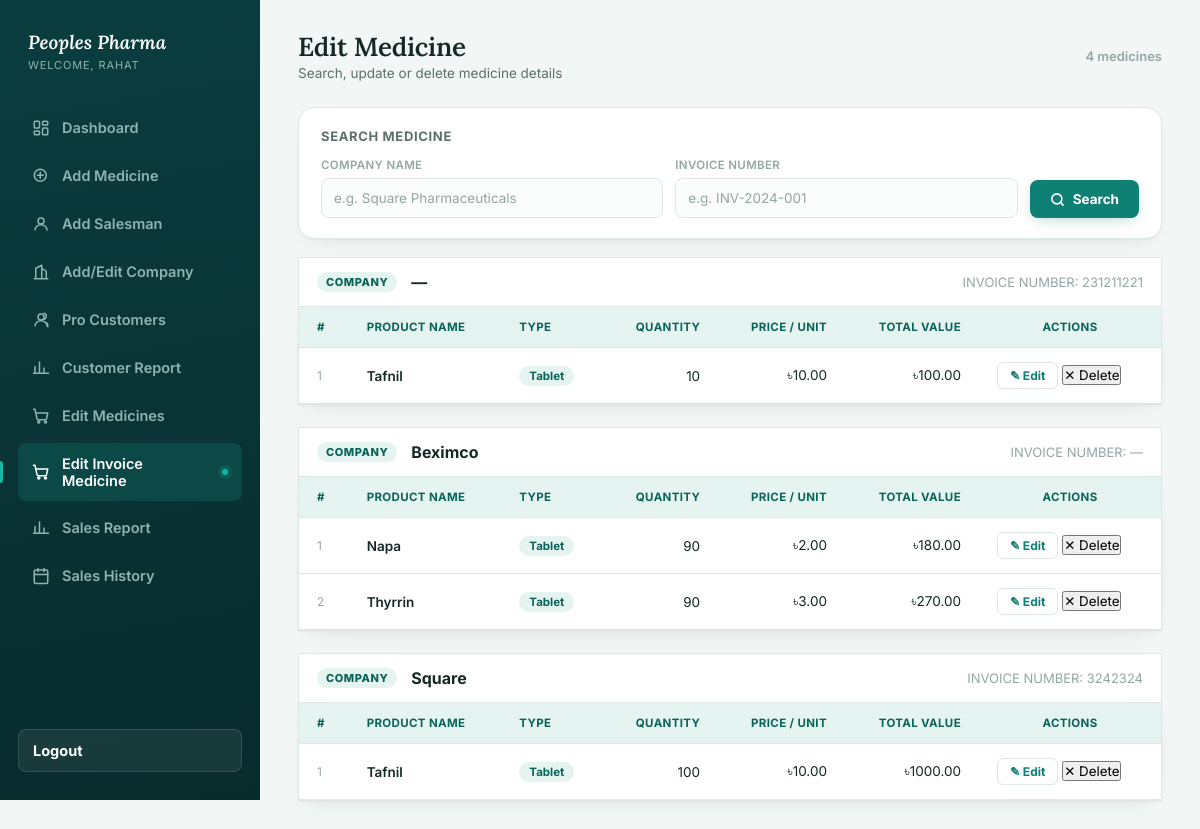
Page /edit-invoice-medicine/ (signed in) on the committed database.
### pharmacy/models.py (models this page shows, shortened)
class Purchase(models.Model):
    medicine = models.ForeignKey(
            Medicine,
            on_delete= models.CASCADE,
            related_name='purchases'
    )
    company = models.CharField(max_length=150,blank=True)
    quantity = models.PositiveIntegerField()
    price_per_unit = models.DecimalField(max_digits=10, decimal_places=2)
    total_cost = models.DecimalField(max_digits=10, decimal_places=2)
    total_dis_price = models.DecimalField(max_digits=10,decimal_places=2,default=0.00)
    purchased_at = models.DateTimeField(default=timezone.now)
    invoice_number = models.CharField(
        max_length=150,
        blank=True,
        default=''
    )
    added_by = models.ForeignKey(
                User,
                on_delete=models.CASCADE,
                related_name='purchases'
    )

class Medicine(models.Model):
    name = models.CharField(max_length=150)
    company = models.CharField(max_length=150)
    product_type = models.CharField(max_length=50)
    quantity = models.PositiveBigIntegerField()
    price_per_unit = models.DecimalField(max_digits=10,decimal_places=2)
    total_price = models.DecimalField(max_digits=10,decimal_places=2)
    total_dis_price = models.DecimalField(max_digits=10,decimal_places=2,default=0.00)

### pharmacy/views.py (the view)
# urls.py: path('edit-invoice-medicine/', views.edit_invoice_medicine, name='edit_invoice_medicine'),
@login_required
def edit_invoice_medicine(request):
    invoice_groups, total_count, company_query, invoice_query = _build_invoice_groups(request)
    return render(request,'pharmacy/edit-invoice-medicine.html',{
        'invoice_groups': invoice_groups,
        'total_purchases': total_count,
        'company_query': company_query,
        'invoice_query': invoice_query,
    })

### pharmacy/views.py (called while the page is built)
def _build_invoice_groups(request):
    company_query = request.GET.get('company', '').strip()
    invoice_query = request.GET.get('invoice', '').strip()
    purchases = Purchase.objects.select_related('medicine').all()
    if company_query:
        purchases = purchases.filter(company__icontains=company_query)
    if invoice_query:
        purchases = purchases.filter(invoice_number__icontains=invoice_query)
    purchases = purchases.order_by('company', 'invoice_number')
    invoice_groups = []
    for (company, invoice_number), items in groupby(
        purchases, key=lambda p: (p.company, p.invoice_number)
    ):
        invoice_groups.append({
            'company': company,
            'invoice_number': invoice_number,
            'items': list(items),
        })
    return invoice_groups, purchases.count(), company_query, invoice_query

### pharmacy/templates/pharmacy/edit-invoice-medicine.html (shortened to what this page needs)
{% load static %}
<!DOCTYPE html>
<html lang="en">
<head>
<link rel="stylesheet" href="{% static 'Style/add_medicine.css' %}">
</head>
<body>
<div class="app">
  <aside class="sidebar">
    <div class="brand">
      <div class="brand__text">
        <h1>Peoples Pharma</h1>
        <span>Welcome, {{ request.user.username }}</span>
      </div>
    </div>
    <ul class="nav">
      <li><a href="{% url 'pharmacy:dashboard' %}" class="nav__link">
        Dashboard
      </a></li>
      <li><a href="{% url 'pharmacy:add_medicine' %}" class="nav__link">
        <svg viewBox="0 0 24 24" width="20" height="20" fill="none" stroke="currentColor" stroke-width="2" stroke-linecap="round" stroke-linejoin="round"><circle cx="11" cy="11" r="8"/><path d="M11 7v8M7 11h8"/><path d="M21 21l-3.5-3.5" stroke-opacity="0"/></svg>
        Add Medicine
      </a></li>
      <li><a href="{% url 'pharmacy:add_salesman' %}" class="nav__link">
        <svg viewBox="0 0 24 24" width="20" height="20" fill="none" stroke="currentColor" stroke-width="2" stroke-linecap="round" stroke-linejoin="round"><circle cx="12" cy="8" r="4"/><path d="M4 20c0-4 3.6-7 8-7s8 3 8 7"/></svg>
        Add Salesman
      </a></li>
      <li><a href="{% url 'pharmacy:add_edit_company' %}" class="nav__link">
        <svg viewBox="0 0 24 24" width="20" height="20" fill="none" stroke="currentColor" stroke-width="2" stroke-linecap="round" stroke-linejoin="round"><path d="M3 21h18M5 21V7l8-4v18M19 21V11l-6-4"/></svg>
        Add/Edit Company
      </a></li>
      <li><a href="{% url 'pharmacy:pro_customer' %}" class="nav__link">
        <svg viewBox="0 0 24 24" width="20" height="20" fill="none" stroke="currentColor" stroke-width="2" stroke-linecap="round" stroke-linejoin="round"><circle cx="12" cy="8" r="4"/><path d="M4 20c0-4 3.6-7 8-7s8 3 8 7"/><path d="M16 3.13a4 4 0 0 1 0 7.75"/><path d="M21 21v-2a4 4 0 0 0-3-3.85"/></svg>
        Pro Customers
      </a></li>
      <li><a href="{% url 'pharmacy:pro_customer_report' %}" class="nav__link">
        <svg viewBox="0 0 24 24" width="20" height="20" fill="none" stroke="currentColor" stroke-width="2" stroke-linecap="round" stroke-linejoin="round"><path d="M4 19V10M10 19V4M16 19v-7M22 19H2"/></svg>
        Customer Report
      </a></li>
      <li><a href="{% url 'pharmacy:edit_medicine' %}" class="nav__link">
        <svg viewBox="0 0 24 24" width="20" height="20" fill="none" stroke="currentColor" stroke-width="2" stroke-linecap="round" stroke-linejoin="round"><circle cx="9" cy="20" r="1.4"/><circle cx="18" cy="20" r="1.4"/><path d="M2 3h2l2.6 12.3a2 2 0 0 0 2 1.7h8.8a2 2 0 0 0 2-1.6L21 8H6"/></svg>
        Edit Medicines
      </a></li>
      <li><a href="{% url 'pharmacy:edit_invoice_medicine' %}" class="nav__link is-active">
        <svg viewBox="0 0 24 24" width="20" height="20" fill="none" stroke="currentColor" stroke-width="2" stroke-linecap="round" stroke-linejoin="round"><circle cx="9" cy="20" r="1.4"/><circle cx="18" cy="20" r="1.4"/><path d="M2 3h2l2.6 12.3a2 2 0 0 0 2 1.7h8.8a2 2 0 0 0 2-1.6L21 8H6"/></svg>
        Edit Invoice Medicine
        <span class="nav__pulse"></span>
      </a></li>
      <li><a href="{% url 'pharmacy:sales_report' %}" class="nav__link">
        <svg viewBox="0 0 24 24" width="20" height="20" fill="none" stroke="currentColor" stroke-width="2" stroke-linecap="round" stroke-linejoin="round"><path d="M4 19V10M10 19V4M16 19v-7M22 19H2"/></svg>
        Sales Report
      </a></li>
      <li><a href="{% url 'pharmacy:sales_history' %}" class="nav__link">
        <svg viewBox="0 0 24 24" width="20" height="20" fill="none" stroke="currentColor" stroke-width="2" stroke-linecap="round" stroke-linejoin="round"><rect x="3" y="4" width="18" height="18" rx="2" ry="2"/><line x1="16" y1="2" x2="16" y2="6"/><line x1="8" y1="2" x2="8" y2="6"/><line x1="3" y1="10" x2="21" y2="10"/></svg>
        Sales History
      </a></li>
    </ul>
    <div class="sidebar__spacer"></div>
    <a href="{% url 'pharmacy:logout' %}" class="nav__logout">Logout</a>
  </aside>
  <main class="main">
    <div class="topbar">
      <div>
        <h2>Edit Medicine</h2>
        <p>Search, update or delete medicine details</p>
      </div>
      <span style="font-size:13px; color:var(--ink-faint); font-weight:600;">
        {{ total_purchases }} medicine{{ total_purchases|pluralize }}
      </span>
    </div>
    <form method="get" action="{% url 'pharmacy:edit_invoice_medicine' %}">
      <section class="form-card" style="margin-bottom:18px;">
        <div class="form-card__title">Search Medicine</div>
        <div style="display:grid; grid-template-columns:1fr 1fr auto; gap:12px; align-items:end;">
          <div class="field">
            <label for="company">Company Name</label>
            <input type="text" id="company" name="company" placeholder="e.g. Square Pharmaceuticals" value="{{ company_query }}" autocomplete="off">
          </div>
          <div class="field">
            <label for="invoice">Invoice Number</label>
            <input type="text" id="invoice" name="invoice" placeholder="e.g. INV-2024-001" value="{{ invoice_query }}" autocomplete="off">
          </div>
          <button type="submit" class="btn-add">
            <svg viewBox="0 0 24 24" width="15" height="15" fill="none" stroke="currentColor" stroke-width="2.5" stroke-linecap="round" stroke-linejoin="round"><circle cx="11" cy="11" r="8"/><path d="m21 21-4.35-4.35"/></svg>
            Search
          </button>
        </div>
      </section>
    </form>
    {% for group in invoice_groups %}
    <div class="invoice-block">
      <div class="invoice-block__header">
        <span class="invoice-tag">COMPANY</span>
        <span class="invoice-company">{{ group.company|default:"—" }}</span>
        <span class="invoice-number">INVOICE NUMBER: {{ group.invoice_number|default:"—" }}</span>
      </div>
      <section class="table-card">
        <table>
          <thead>
            <tr>
              <th>#</th>
              <th>Product Name</th>
              <th>Type</th>
              <th class="num">Quantity</th>
              <th class="num">Price / Unit</th>
              <th class="num">Total Value</th>
              <th style="text-align:center;">Actions</th>
            </tr>
          </thead>
          <tbody>
            {% for item in group.items %}
            <tr class="display-row" id="display-{{ item.pk }}">
              <td style="color:var(--ink-faint); font-size:12px;">{{ forloop.counter }}</td>
              <td style="font-weight:600;">{{ item.medicine.name }}</td>
              <td><span class="pill">{{ item.medicine.product_type }}</span></td>
              <td class="num">{{ item.quantity }}</td>
              <td class="num">৳{{ item.price_per_unit }}</td>
              <td class="num">৳{{ item.total_cost }}</td>
              <td>
                <div class="action-group">
                  <button class="btn-edit" type="button" onclick="openEdit({{ item.pk }})">✎ Edit</button>
                  <form method="post" action="{% url 'pharmacy:delete_invoice_medicine' item.pk %}"
                    style="margin:0; display:inline;" onsubmit="return confirm('Delete this purchase record?');">
                    <button type="submit" class="btn-del">✕ Delete</button>
                  </form>
                </div>
              </td>
            </tr>
            {% endfor %}
          </tbody>
        </table>
      </section>
    </div>
    {% endfor %}
  </main>
</div>
</body>
</html>

### pharmacy/templates/pharmacy/edit-invoice-medicine.html (style rules this page uses)
.btn-edit { background: none; border: 1px solid var(--border); border-radius: 6px; padding: 5px 12px; font-size: 12px; font-weight: 700; color: var(--accent); cursor: pointer; }
.invoice-block { margin-bottom: 22px; }
.invoice-block__header { display:flex; align-items:center; gap:14px; padding:14px 18px; background:#fff; border:1px solid var(--border); border-bottom:none; border-radius: var(--radius) var(--radius) 0 0; }
.invoice-tag { font-size:11px; font-weight:800; letter-spacing:.05em; color:var(--accent-dark); background:var(--accent-soft); padding:3px 9px; border-radius:999px; }
.invoice-company { font-weight:700; color:var(--ink); }
.invoice-number { margin-left:auto; font-size:13px; color:var(--ink-faint); }
.invoice-block .table-card { border-radius: 0 0 var(--radius) var(--radius); margin-top:0; }

### rows in the picture
Purchase: invoice_number "231211221", medicine.name "Tafnil", medicine.product_type "Tablet", quantity "10", price_per_unit "10.00", total_cost "100.00"
Purchase: company "Beximco", medicine.name "Napa", medicine.product_type "Tablet", quantity "90", price_per_unit "2.00", total_cost "180.00"
Purchase: medicine.name "Thyrrin", medicine.product_type "Tablet", quantity "90", price_per_unit "3.00", total_cost "270.00"
Purchase: company "Square", invoice_number "3242324", medicine.name "Tafnil", medicine.product_type "Tablet", quantity "100", price_per_unit "10.00", total_cost "1000.00"

### other values in the picture
{{ request.user.username }} "RAHAT"
{{ total_purchases }} "4"
{{ group.company|default:"—" }} "—"
{{ group.invoice_number|default:"—" }} "—"
